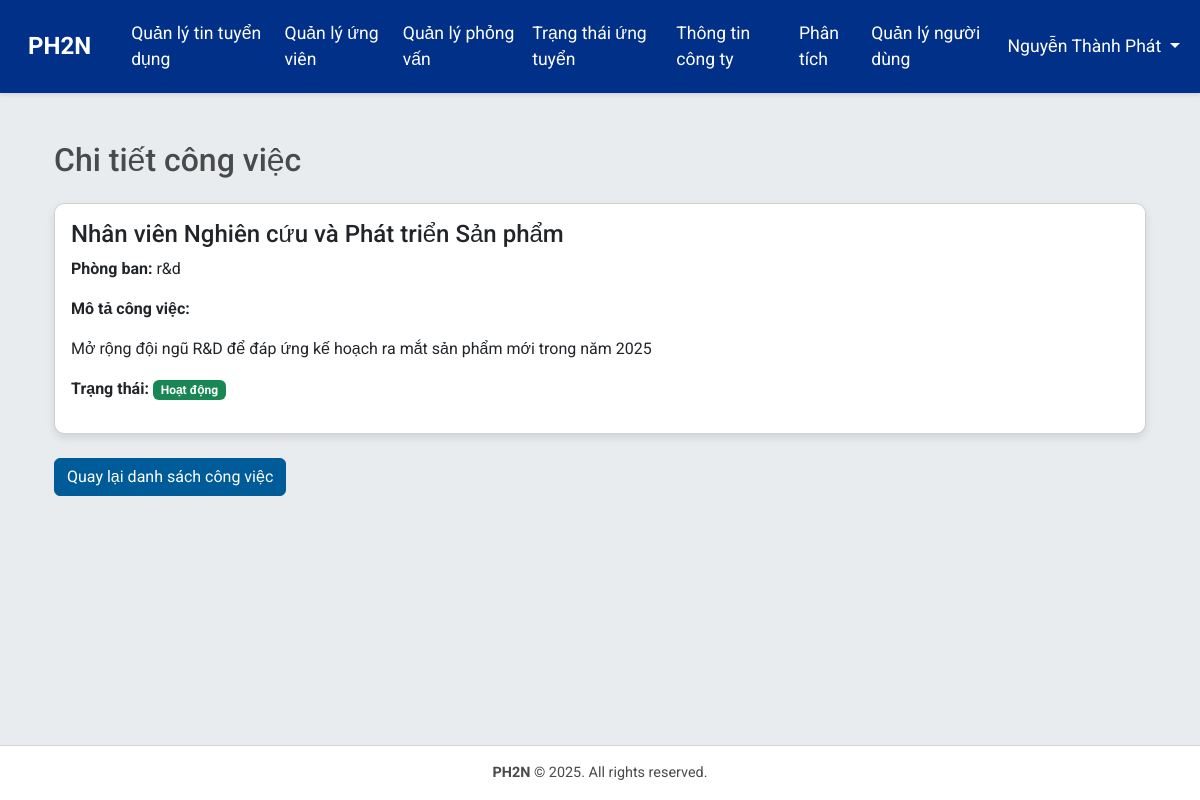
Page /jobs/1/ (signed in) on the committed database.
### accounts/models.py (models this page shows, shortened)
class CustomUser(AbstractBaseUser, PermissionsMixin):
    ROLE_CHOICES = [
        ('hr', 'HR'),
        ('applicant', 'Applicant'),
        ('director', 'Director'),
        ('department', 'Department'),
    ]
    email = models.EmailField(unique=True)
    full_name = models.CharField(max_length=255)
    role = models.CharField(max_length=20, choices=ROLE_CHOICES, default='applicant')
    department = models.CharField(max_length=100, blank=True, help_text="Department or division within the company")
    department = models.CharField(max_length=100, choices=DEPARTMENTS, blank=True, default='', help_text="Phòng ban trong công ty")
    phone_number = models.CharField(max_length=15, blank=True)
    address = models.TextField(blank=True)
    is_active = models.BooleanField(default=True)
    is_staff = models.BooleanField(default=False)
    is_interviewer = models.BooleanField(default=False, help_text="Xác định người dùng có thể làm người phỏng vấn")  # Thêm trường này
    objects = CustomUserManager()
    USERNAME_FIELD = 'email'
    REQUIRED_FIELDS = ['full_name']

### jobs/models.py (models this page shows, shortened)
class JobPosting(models.Model):
    title = models.CharField(max_length=255)
    department = models.CharField(max_length=100)
    description = models.TextField()
    is_active = models.BooleanField(default=True)
    created_by = models.ForeignKey(CustomUser, on_delete=models.CASCADE)
    created_at = models.DateTimeField(auto_now_add=True)

### jobs/views.py (the view)
# urls.py: path('<int:job_id>/', views.job_detail, name='job_detail'),
@login_required
def job_detail(request, job_id):
    job = get_object_or_404(JobPosting, id=job_id)
    return render(request, 'jobs/job_detail.html', {'job': job})

### templates/jobs/job_detail.html (shortened to what this page needs)
{% extends 'base.html' %}
{% load django_bootstrap5 %}
{% block content %}
<div class="container mt-5">
    <h2 class="mb-4">Chi tiết công việc</h2>
    <div class="card">
        <div class="card-body">
            <h4>{{ job.title }}</h4>
            <p><strong>Phòng ban:</strong> {{ job.department }}</p>
            <p><strong>Mô tả công việc:</strong></p>
            <p>{{ job.description|linebreaks }}</p>
            <p><strong>Trạng thái:</strong>
                {% if job.is_active %}
                    <span class="badge bg-success">Hoạt động</span>
                {% else %}
                    <span class="badge bg-secondary">Ngưng hoạt động</span>
                {% endif %}
            </p>
        </div>
    </div>
    <div class="mt-4">
        <a href="{% url 'jobs:job_list' %}" class="btn btn-secondary">Quay lại danh sách công việc</a>
    </div>
</div>
{% endblock %}

### templates/base.html (shortened to what this page needs)
{% load django_bootstrap5 %}
{% load static %}
<!DOCTYPE html>
<html lang="vi">
<head>
    {% bootstrap_css %}
    <link rel="stylesheet" href="{% static 'css/style.css' %}">
</head>
<body>
    <nav class="navbar navbar-expand-lg navbar-dark">
        <div class="container-fluid">
            <a class="navbar-brand" href="{% url 'jobs:job_list' %}">PH2N</a>
            <div class="collapse navbar-collapse" id="navbarNav">
                <ul class="navbar-nav me-auto">
                    {% if user.is_authenticated %}
                        {% if user.role == 'hr' %}
                            <li class="nav-item">
                                <a class="nav-link" href="{% url 'hr:manage_job_postings' %}">Quản lý tin tuyển dụng</a>
                            </li>
                            <li class="nav-item">
                                <a class="nav-link" href="{% url 'hr:manage_applications' %}">Quản lý ứng viên</a>
                            </li>
                            <li class="nav-item">
                                <a class="nav-link" href="{% url 'hr:manage_interviews' %}">Quản lý phỏng vấn</a>
                            </li>
                            <li class="nav-item">
                                <a class="nav-link" href="{% url 'hr:application_status' %}">Trạng thái ứng tuyển</a>
                            </li>
                            <li class="nav-item">
                                <a class="nav-link" href="{% url 'hr:manage_company_info' %}">Thông tin công ty</a>
                            </li>
                            <li class="nav-item">
                                <a class="nav-link" href="{% url 'hr:recruitment_analytics' %}">Phân tích</a>
                            </li>
                            <li class="nav-item">
                                <a class="nav-link" href="{% url 'accounts:user_management' %}">Quản lý người dùng</a>
                            </li>
                        {% endif %}
                    {% endif %}
                </ul>
                <ul class="navbar-nav">
                    {% if user.is_authenticated %}
                        <li class="nav-item dropdown">
                        <a class="nav-link dropdown-toggle" href="#" id="userDropdown" role="button"
                            data-bs-toggle="dropdown" aria-expanded="false">
                            {{ user.full_name }}
                        </a>
                        </li>
                    {% endif %}
                </ul>
            </div>
        </div>
    </nav>
    <div class="content-wrapper">
        <div class="container mt-4">
            {% block content %}
            {% endblock %}
        </div>
    </div>
    <footer class="footer">
        <div class="container">
            <p><strong>PH2N</strong> © 2025. All rights reserved.</p>
        </div>
    </footer>
</body>
</html>

### static/css/style.css (style rules this page uses)
body { font-family: 'Roboto', sans-serif; background-color: #E8ECEF; margin: 0; display: flex; flex-direction: column; min-height: 100vh; }
.content-wrapper { flex: 1; }
.navbar { background-color: #003087; box-shadow: 0 2px 4px rgba(0,0,0,0.1); }
.navbar-brand { font-weight: bold; font-size: 1.5rem; padding: 0.5rem 1rem; }
.nav-link { font-size: 1.1rem; padding: 0.75rem 1.25rem; color: #FFFFFF !important; transition: all 0.2s; }
.card { border-radius: 10px; box-shadow: 0 4px 8px rgba(0,0,0,0.1); transition: transform 0.2s; }
.btn-secondary { background-color: #005B99; border-color: #005B99; }
.footer { background-color: #FFFFFF; border-top: 1px solid #D1D5DB; padding: 1rem 0; text-align: center; font-size: 0.9rem; color: #4A4A4A; margin-top: auto; position: relative; }
.footer p { margin: 0; }
h2, h3, h5 { color: #4A4A4A; }

### rows in the picture
CustomUser: full_name "Nguyễn Thành Phát"
JobPosting: title "Nhân viên Nghiên cứu và Phát triển Sản phẩm", department "r&d", description "Mở rộng đội ngũ R&D để đáp ứng kế hoạch ra mắt sản phẩm mới trong năm 2025"
